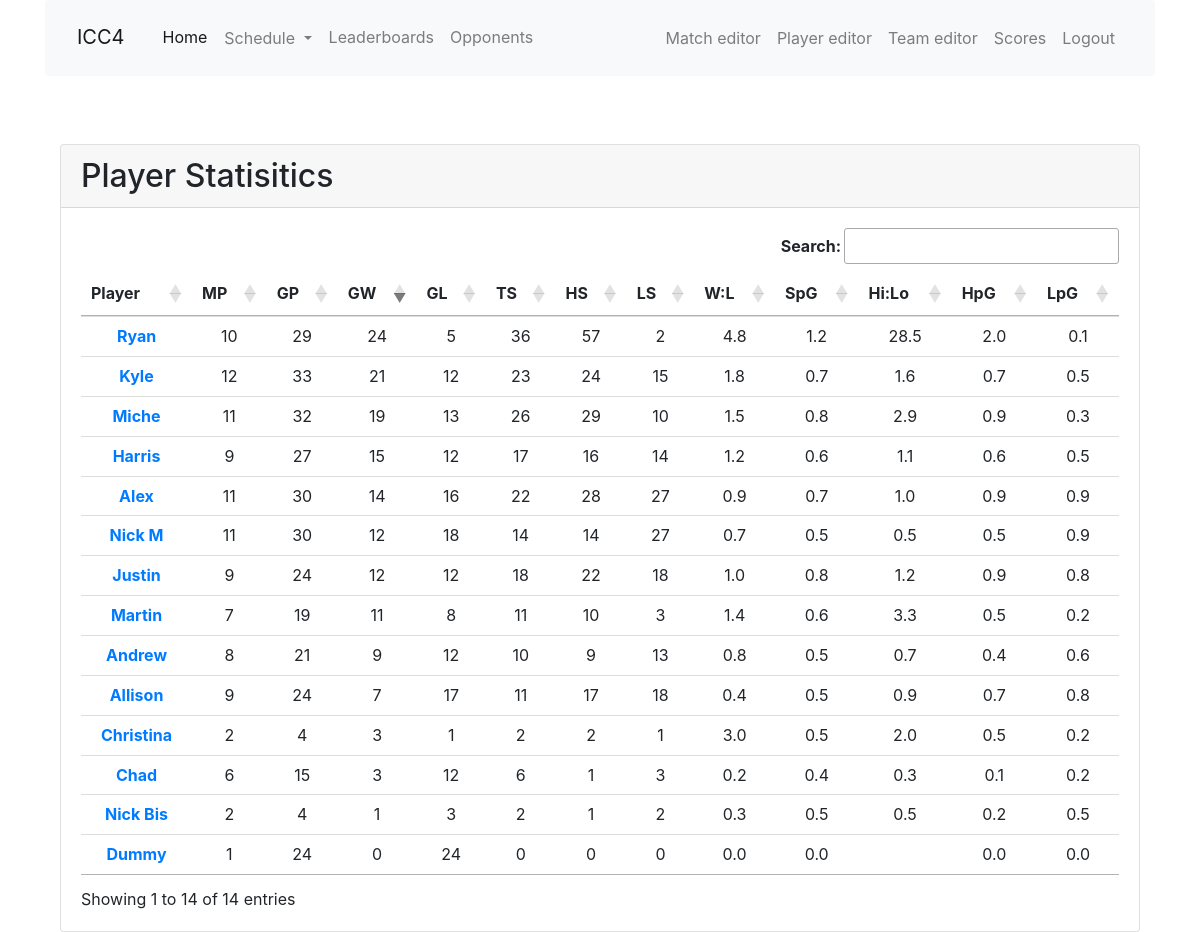
The page /leaderboard on the database as committed earlier.
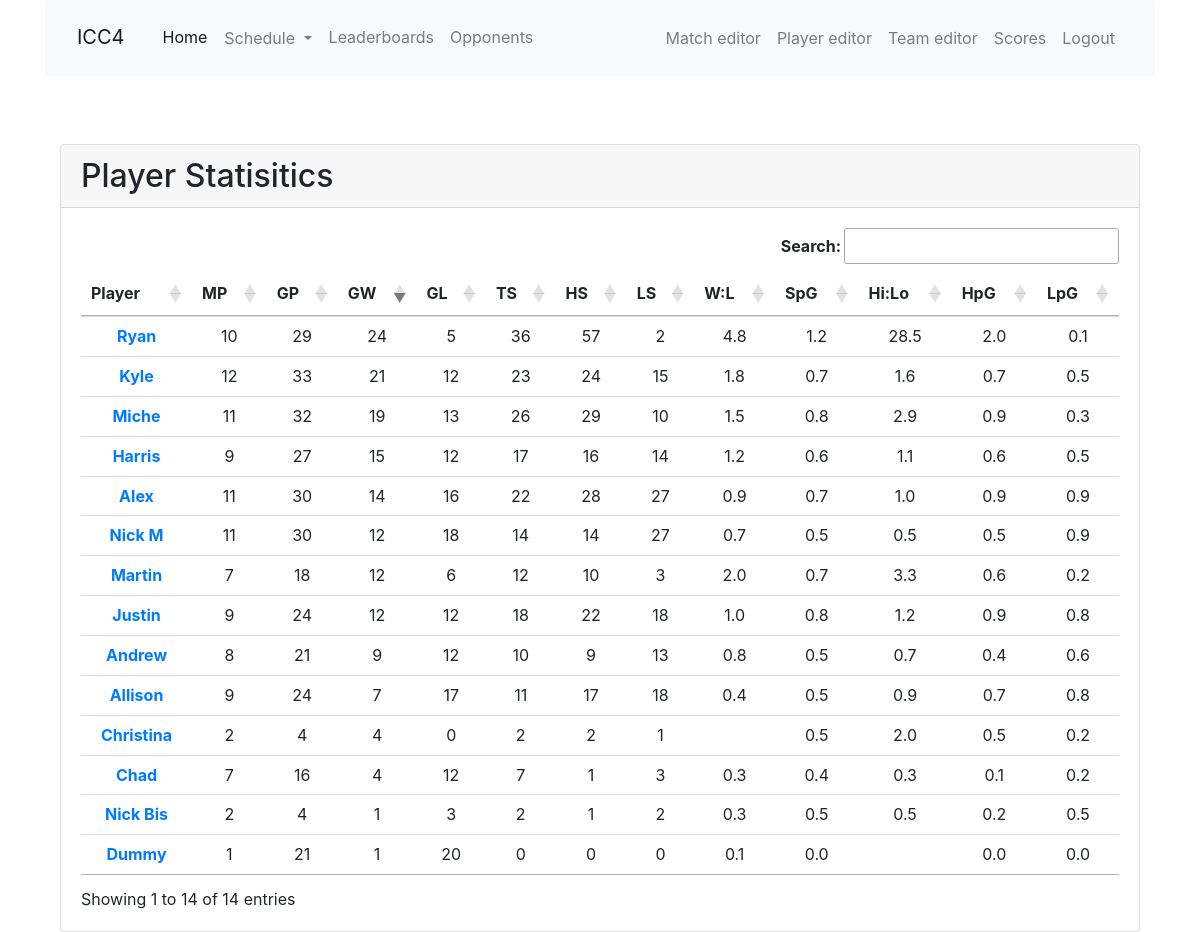
The same page on the database as committed later.
### app/models.py (models this page shows, shortened)
class PlayerSeasonStats(db.Model):
    id = db.Column(db.Integer, primary_key=True)
    player_id = db.Column(db.Integer, db. ForeignKey('player.id'))
    player = db.relationship('Player')
    season_id = db.Column(db.Integer, db. ForeignKey('season.id'))
    season = db.relationship('Season')
    matches_played = db.Column(db.Integer)
    matches_won = db.Column(db.Integer)
    matches_lost = db.Column(db.Integer)
    games_played = db.Column(db.Integer)
    games_won = db.Column(db.Integer)
    games_lost = db.Column(db.Integer)
    total_stars = db.Column(db.Integer)
    total_high_scores = db.Column(db.Integer)
    total_low_scores = db.Column(db.Integer)
    '''
    filters = [filter1,filter2,...]
    query....filter(*filters).count()
    '''
    @hybrid_property
    def gp(self):
        return PlayerGame.query.filter_by(player_id=self.player_id).join(Game).join(Match).\
                filter_by(season=self.season).distinct().count()
    @hybrid_property
    def gw(self):
        return PlayerGame.query.filter_by(player_id=self.player_id).join(Game).filter_by(win=True).join(Match).\
                filter_by(season=self.season).distinct().count()
    @hybrid_property
    def gl(self):
        return PlayerGame.query.filter_by(player_id=self.player_id).join(Game).filter_by(win=False).join(Match).\
                filter_by(season=self.season).distinct().count()

class Player(db.Model):
    id = db.Column(db.Integer, primary_key=True)
    nickname = db.Column(db.String(64), index=True, unique=True)
    first_name = db.Column(db.String(64), index=True)
    last_name = db.Column(db.String(64), index=True)
    games = association_proxy('games_association', 'game')
    last_match_id = db.Column(db.Integer, db.ForeignKey('match.id'))
    last_match = db.relationship('Match', foreign_keys=[last_match_id])
    first_match_id = db.Column(db.Integer, db.ForeignKey('match.id'))
    first_match = db.relationship('Match', foreign_keys=[first_match_id])
    high_scores = db.relationship('HighScore', back_populates='player', lazy='dynamic')
    low_scores = db.relationship('LowScore', back_populates='player', lazy='dynamic')

### app/main/routes.py (the view)
@bp.route('/leaderboard',  methods=['GET', 'POST'])
def leaderboard():
    roster = Player.query.all()
    season = season_from_date(date.today())
    stats = PlayerSeasonStats.query.filter_by(season=season)
    return render_template('leaderboard.html', roster=roster, stats=stats, season=season)

### app/models.py (called while the page is built)
def season_from_date(date):
    season = Season.query.filter(Season.start_date <= date).filter(Season.end_date >= date).first()
    return season

### app/templates/leaderboard.html (shortened to what this page needs)
{% extends "base.html" %}
{% import 'bootstrap/wtf.html' as wtf %}
{% block app_content %}
<div class="col-12 mt-2 mx-auto">
  <div class="card h-100">
    <h2 class="card-header">Player Statisitics</h2>
    <div class="card-body table-responsive">
      <table id="pStats" class="table table-hover text-center">
        <thead>
          <tr>
            <th scope="col">Player</th>
            <th scope="col" data-toggle="tooltip" data-placement="top" title="Matches played">MP</th>
            <th scope="col" data-toggle="tooltip" data-placement="top" title="Games played">GP</th>
            <th scope="col" data-toggle="tooltip" data-placement="top" title="Game wins">GW</th>
            <th scope="col" data-toggle="tooltip" data-placement="top" title="Game losses">GL</th>
            <th scope="col" data-toggle="tooltip" data-placement="top" title="Total Stars">TS</th>
            <th scope="col" data-toggle="tooltip" data-placement="top" title="Total High Scores">HS</th>
            <th scope="col" data-toggle="tooltip" data-placement="top" title="Total Low Score">LS</th>
            <th scope="col" data-toggle="tooltip" data-placement="top" title="Win:Loss">W:L</th>
            <th scope="col" data-toggle="tooltip" data-placement="top" title="Stars per game">SpG</th>
            <th scope="col" data-toggle="tooltip" data-placement="top" title="High:Low scores">Hi:Lo</th>
            <th scope="col" data-toggle="tooltip" data-placement="top" title="High scores per game">HpG</th>
            <th scope="col" data-toggle="tooltip" data-placement="top" title="Low scores per game">LpG</th>
        </thead>
        <tbody>
          {% for s in stats %}
          <tr>
            <th scope="row"><a href="{{ url_for('main.player', nickname=s.player.nickname) }}">{{ s.player.nickname }}</a></th>
            <td>{{ s.matches_played }}</td>
            <td>{{ s.games_played }}</td>
            <td>{{ s.games_won }}</td>
            <td>{{ s.games_lost }}</td>
            <td>{{ s.total_stars }}</td>
            <td>{{ s.total_high_scores }}</td>
            <td>{{ s.total_low_scores }}</td>
            <td>{% if s.games_lost > 0 %}{{ (s.games_won/s.games_lost)|round(1, 'common') }}{% endif %}</td>
            <td>{% if s.games_played > 0 %}{{ (s.total_stars/s.games_played)|round(1, 'common') }}{% endif %}</td>
            <td>{% if s.total_low_scores  > 0 %}{{ (s.total_high_scores/s.total_low_scores)|round(1, 'common') }}{% endif %}</td>
            <td>{% if s.games_played > 0 %}{{ (s.total_high_scores/s.games_played)|round(1, 'common') }}{% endif %}</td>
            <td>{% if s.games_played > 0 %}{{ (s.total_low_scores/s.games_played)|round(1, 'common') }}{% endif %}</td>
          </tr>
          {% endfor %}
        </tbody>
      </table>
    </div>
  </div>
</div>
{% endblock %}

### app/templates/base.html (shortened to what this page needs)
{% extends 'bootstrap/base.html' %}
{% block head %}
{{super()}}
  <link rel="stylesheet" href="https://stackpath.bootstrapcdn.com/bootstrap/4.1.3/css/bootstrap.min.css">
  <link rel="stylesheet" type="text/css" href="https://cdn.datatables.net/1.10.19/css/jquery.dataTables.css">
  <link rel="stylesheet" href="https://use.fontawesome.com/releases/v5.6.1/css/all.css">
  <link rel="stylesheet" href="{{ url_for('static', filename='css/main.css') }}">
{% endblock %}
{% block navbar %}
<div class="container">
<nav class="navbar navbar-expand-md navbar-light bg-light">
  <a class="navbar-brand mt-2 mr-auto" href="{{ url_for('main.index') }}">ICC4</a>
  <div class="collapse navbar-collapse" id="navbarTogglerDemo02">
    <ul class="navbar-nav mr-auto mt-2 mt-lg-0">
      <li class="nav-item active">
        <a class="nav-link" href="{{ url_for('main.index') }}">Home<span class="sr-only">(current)</span></a>
      </li>
      <li class="nav-item dropdown">
          <a class="btn nav-link dropdown-toggle" href="{{ url_for('main.schedule') }}" role="button" id="dropdownMenuLink" data-toggle="dropdown" aria-haspopup="true" aria-expanded="false">
            Schedule
          </a>
      </li>
      <li class="nav-item">
        <a class="nav-link" href="{{ url_for('main.leaderboard') }}">Leaderboards</a>
      </li>
      <li class="nav-item">
        <a class="nav-link" href="{{ url_for('main.opponent') }}">Opponents</a>
      </li>
    </ul>
    <ul class="navbar-nav mt-2 mt-lg-0">
    {% if False %}
      <li><a href="">Login</a></li>
    {% else %}
      <li class="nav-item">
        <a class="nav-link" href="{{ url_for('main.match_edit') }}">Match editor</a>
      </li>
      <li class="nav-item">
        <a class="nav-link" href="{{ url_for('main.player_edit') }}">Player editor</a>
      </li>
      <li class="nav-item">
        <a class="nav-link" href="{{ url_for('main.team_edit') }}">Team editor</a>
      </li>
      <li class="nav-item">
        <a class="nav-link" href="{{ url_for('main.enter_score') }}">Scores</a>
      </li>
      <li class="nav-item">
        <a class="nav-link" href="">Logout</a>
      </li>
    {% endif %}
    </ul>
  </div>
</nav>
</div>
{% endblock %}
{% block content %}
<div class="container">
    {% block app_content %}{% endblock %}
  </div>
{% endblock %}

### app/static/css/main.css (style rules this page uses)
html { font-size: 100%; }

Rows that differ between the two databases and show on the page:
changed PlayerSeasonStats "Martin": games_played "19" → "18"; games_won "11" → "12"; games_lost "8" → "6"; total_stars "11" → "12"; (s.games_won/s.games_lost)|round(1,'common') "1.4" → "2.0"; (s.total_stars/s.games_played)|round(1,'common') "0.6" → "0.7"; (s.total_high_scores/s.games_played)|round(1,'common') "0.5" → "0.6"
changed PlayerSeasonStats "Christina": games_won "3" → "4"; games_lost "1" → "0"; (s.games_won/s.games_lost)|round(1,'common') "3.0" → (not shown)
changed PlayerSeasonStats "Chad": matches_played "6" → "7"; games_played "15" → "16"; games_won "3" → "4"; total_stars "6" → "7"; (s.games_won/s.games_lost)|round(1,'common') "0.2" → "0.3"
changed PlayerSeasonStats "Dummy": games_played "24" → "21"; games_won "0" → "1"; games_lost "24" → "20"; (s.games_won/s.games_lost)|round(1,'common') "0.0" → "0.1"
